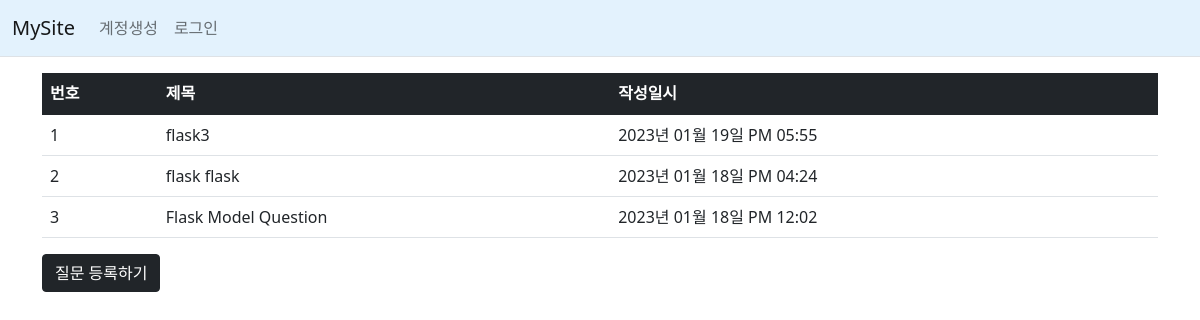
Page /question/list/ on the committed database.
### mysite/models.py (models this page shows)
class Question(db.Model):
    id = db.Column(db.Integer, primary_key=True)
    subject = db.Column(db.String(200), nullable=False)
    content = db.Column(db.Text(), nullable=False)
    create_date = db.Column(db.DateTime(), nullable=False)

### mysite/views/question_views.py (the view)
@bp.route('/list/')
def _list():
    question_list = Question.query.order_by(Question.create_date.desc())
    return render_template('question/question_list.html', question_list=question_list)

### mysite/filter.py (called while the page is built)
def format_datetime(value, fmt='%Y년 %m월 %d일 %p %I:%M'):
    return value.strftime(fmt)

### mysite/views/auth_views.py (called while the page is built)
@bp.before_app_request
def load_logged_in_user():
    user_id = session.get('user_id')
    if user_id is None:
        g.user = None
    else:
        g.user = User.query.get(user_id)

### mysite/templates/question/question_list.html
{% extends 'base.html' %}
{% block content %}
<div class="container my-3">
    <table class="table">
        <thead>
        <tr class="table-dark">
            <th>번호</th>
            <th>제목</th>
            <th>작성일시</th>
        </tr>
        </thead>
        <tbody>
        {% if question_list %}
        {% for question in question_list %}
        <tr>
            <td>{{ loop.index }}</td>
            <td>
                <a href="{{ url_for('question.detail', question_id=question.id) }}">{{ question.subject }}</a>
            </td>
            <td>{{ question.create_date|datetime }}</td>
        </tr>
        {% endfor %}
        {% else %}
        <tr>
            <td colspan="3">질문이 없습니다.</td>
        </tr>
        {% endif %}
        </tbody>
    </table>
    <a href="{{ url_for('question.create') }}" class="btn btn-dark">질문 등록하기</a>
</div>
{% endblock %}

### mysite/static/style.css (style rules this page uses)
a { text-decoration:none; color: inherit; }

### rows in the picture
Question: subject "flask3", create_date "2023년 01월 19일 PM 05:55"
Question: subject "flask flask", create_date "2023년 01월 18일 PM 04:24"
Question: subject "Flask Model Question", create_date "2023년 01월 18일 PM 12:02"
